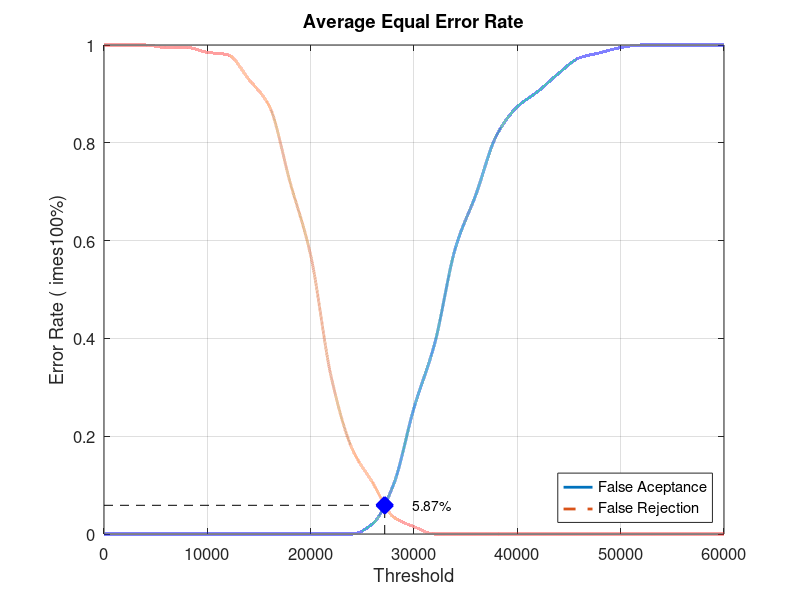
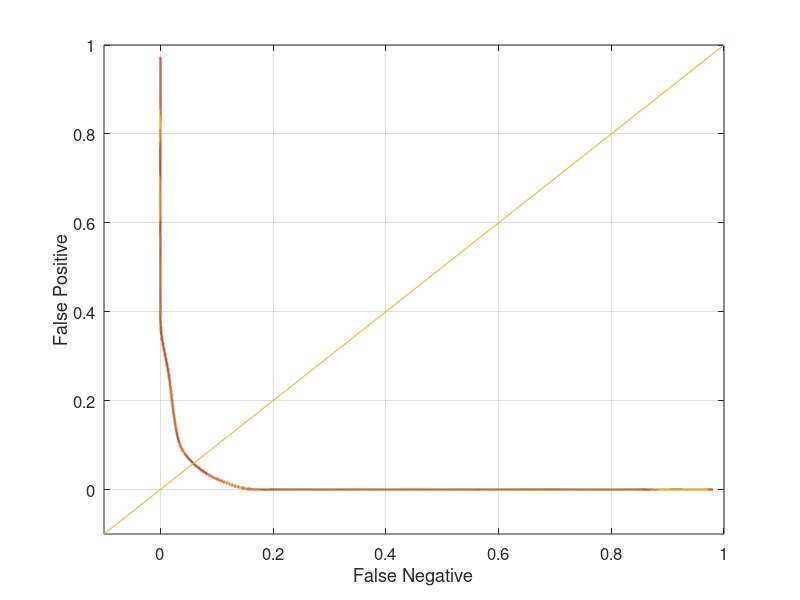

The MATLAB script that drew these images, in order:
close all;
clear;
clc;
x = 0:2000:60000;
xq = 0:0.5:60000;

y0 = [0 0 0 0 0 0 0 0 0 0 0 0 0 0.0210526 0.1 0.257895 0.389474 0.584211 0.694737 0.815789 0.873684 0.905263 0.942105 0.973684 0.984211 0.994737 1 1 1 1 1]
yy0 = interp1(x, y0, xq, 'pchip');
y1 = [1 1 1 0.995 0.995 0.985 0.98 0.93 0.875 0.72 0.57 0.32 0.175 0.105 0.035 0.015 0 0 0 0 0 0 0 0 0 0 0 0 0 0 0]
yy1 = interp1(x, y1, xq, 'pchip');

% Calculating EER: 
y2 = abs(y0 - y1);
find(y2 == min(y2))
yy2 = abs(yy0 - yy1);
xEER = find(yy2 == min(yy2));
xEERIndex = xq(xEER) % X-axis EER
yEER = yy0(xEER) % Y-axis EER

main = figure
plot(xq, yy0,'-','LineWidth', 2);	hold on
plot(xq, yy1,'--','LineWidth', 2);	hold on
plot([xEERIndex xEERIndex], [0 yEER], 'k--');	hold on
plot([0 xEERIndex], [yEER yEER], 'k--');	hold on
plot(xEERIndex, yEER, 'bx', 'LineWidth', 10);	hold on
text(xEERIndex + 10 * xEERIndex / 100, yEER, [num2str(round((10000 * yEER)) / 100) '%'])
legend('False Aceptance', 'False Rejection', 'Location', 'SouthEast')
xlabel('Threshold')
ylabel('Error Rate (	imes100%)')
title('Average Equal Error Rate')
set(gca, 'FontSize', 12)
axis([0 60000 0 1])
grid on

print(main, 'Database4_3Main', '-dpng');
FNRxFPR = figure('Color', [1 1 1]);
plot(yy1, yy0, '-', yy1, yy0, 'LineWidth', 2);
hold on
y = -0.1:0.1:1
plot(y, y); 
set(gca, 'FontSize', 12)
xlabel('False Negative')
ylabel('False Positive')
axis([-0.1 1 -0.1 1])
set(gca, 'FontSize', 12)
grid on

print(FNRxFPR, 'Database4_3FNRxFPR','-dpng');
